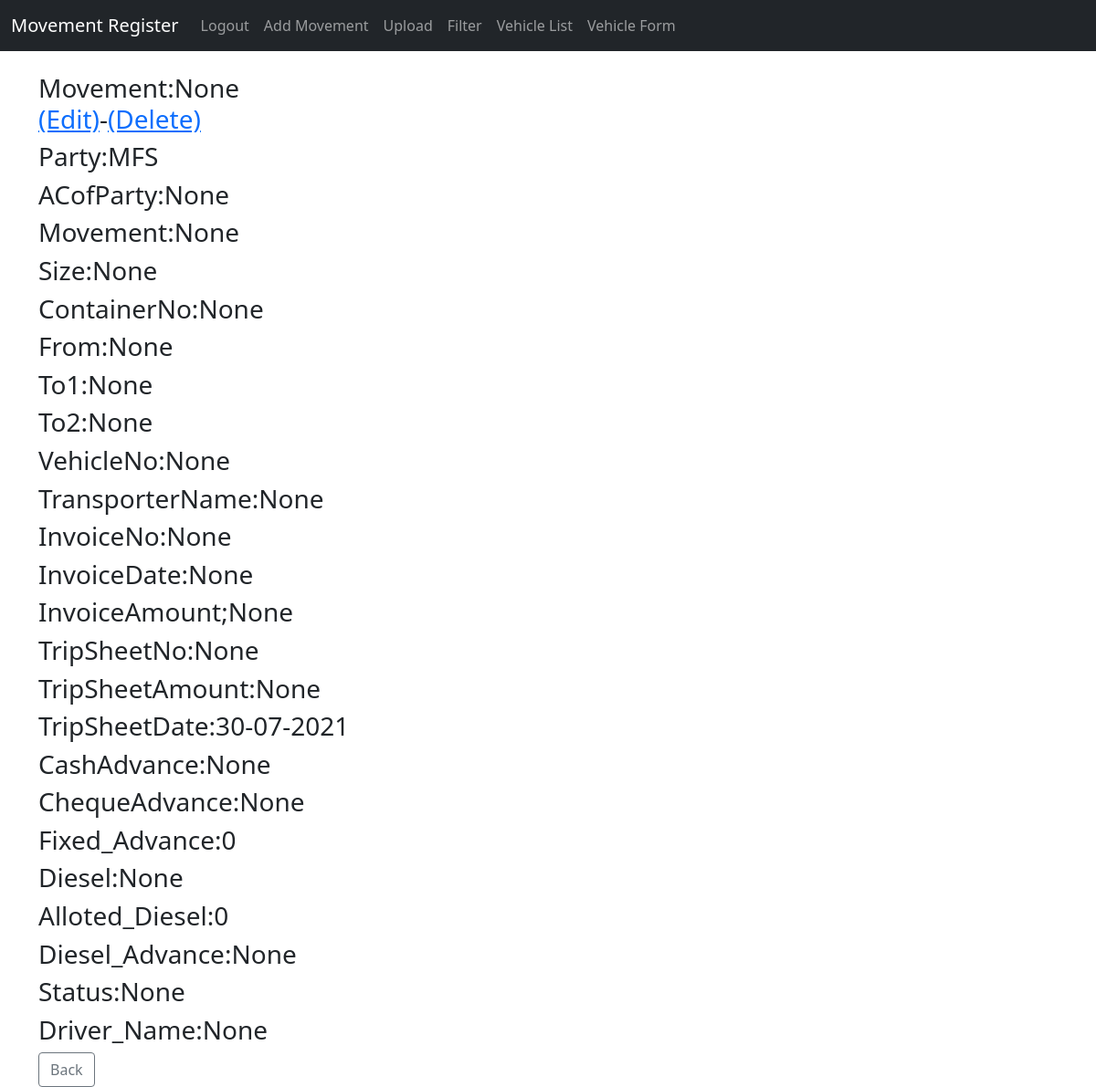
The page /movement/1 (signed in) on the database its author committed.
### mov_reg/models.py (models this page shows, shortened)
class Movement(models.Model):
    Party =	models.CharField(max_length=50,null=True,blank=True)
    ACofParty = models.CharField(max_length=50,null=True,blank=True)
    Movement = models.CharField(max_length=10,null=True,blank=True)
    Size = models.IntegerField(null=True,blank=True)
    PartyRef = models.CharField(max_length=50,null=True,blank=True)
    ContainerNo =	models.CharField(max_length=11,null=True,blank=True)
    From =	models.CharField(max_length=30,null=True,blank=True)
    To1 =	models.CharField(max_length=30,null=True,blank=True)
    To2 =	models.CharField(max_length=30,null=True,blank=True)
    VehicleNo = models.CharField(max_length=10,null=True,blank=True)
    TransporterName = models.CharField(max_length=25,null=True,blank=True)
    InvoiceNo	= models.IntegerField(null=True,blank=True)
    InvoiceDate =	models.CharField(max_length=10,null=True,blank=True)
    InvoiceAmount =	models.IntegerField(null=True,blank=True)
    TripSheetNo = models.IntegerField(null=True,blank=True)
    TripSheetAmount =	models.IntegerField(null=True,blank=True)
    TripSheetDate	= models.CharField(max_length=10,null=True,blank=True)
    CashAdvance =	models.IntegerField(null=True,blank=True)
    ChequeAdvance =	models.IntegerField(null=True,blank=True)
    Fixed_Advance =	models.IntegerField(null=True,blank=True)
    Diesel =	models.IntegerField(null=True,blank=True)
    Alloted_Diesel =	models.IntegerField(null=True,blank=True)
    Diesel_Advance	= models.IntegerField(null=True,blank=True)
    Status	= models.CharField(max_length=10,null=True,blank=True)
    Driver_Name = models.CharField(max_length=10,null=True,blank=True)

### mov_reg/views.py (the view)
# urls.py: path('movement/<int:pk>',MovDetailView.as_view(),name="mov_details"),
class MovDetailView(DetailView):
    model=Movement
    template_name='mov_details.html'

### mov_reg/templatetags/group_find.py (called while the page is built)
@register.filter(name='is_group')
def is_group(user, group_name):
    group =  Group.objects.get(name=group_name)
    return group in user.groups.all()

### mov_reg/templates/mov_details.html (shortened to what this page needs)
{% extends 'base.html' %}
{% block content %}
{% if user.is_authenticated %}
        <h3>Movement:{{object.PartyRef }}<br/><a href="{% url 'update_mov' object.pk %}">(Edit)</a>-<a href="{% url 'delete_mov' object.pk %}">(Delete)</a></li></h3>
        <h3>Party:{{ object.Party }}</h3>
        <h3>ACofParty:{{ object.ACofParty }}</h3>
		<h3>Movement:{{ object.Movement }}</h3>
		<h3>Size:{{ object.Size }}</h3>
		<h3>ContainerNo:{{ object.ContainerNo }}</h3>
		<h3>From:{{ object.From }}</h3>
		<h3>To1:{{ object.To1 }}</h3>
		<h3>To2:{{ object.To2 }}</h3>
		<h3>VehicleNo:{{ object.VehicleNo }}</h3>
		<h3>TransporterName:{{ object.TransporterName }}</h3>
		<h3>InvoiceNo:{{ object.InvoiceNo }}</h3>
		<h3>InvoiceDate:{{ object.InvoiceDate }}</h3>
		<h3>InvoiceAmount;{{ object.InvoiceAmount }}</h3>
		<h3>TripSheetNo:{{ object.TripSheetNo }}</h3>
		<h3>TripSheetAmount:{{ object.TripSheetAmount }}</h3>
		<h3>TripSheetDate:{{ object.TripSheetDate }}</h3>
		<h3>CashAdvance:{{ object.CashAdvance }}</h3>
		<h3>ChequeAdvance:{{ object.ChequeAdvance }}</h3>
		<h3>Fixed_Advance:{{ object.Fixed_Advance }}</h3>
		<h3>Diesel:{{ object.Diesel }}</h3>
		<h3>Alloted_Diesel:{{ object.Alloted_Diesel }}</h3>
	    <h3>Diesel_Advance:{{ object.Diesel_Advance }}</h3>
	    <h3>Status:{{ object.Status }}</h3>
		<h3>Driver_Name:{{ object.Driver_Name }}</h3>
	    <a href="{%url 'home' %}" class="btn btn-outline-secondary">Back</a>
{% else %}
	Please login and try again.....
{% endif %}
{% endblock %}

### mov_reg/templates/base.html (shortened to what this page needs)
<!doctype html>
<html lang="en">
  <head>
    <link href="https://cdn.jsdelivr.net/npm/bootstrap@5.0.1/dist/css/bootstrap.min.css" rel="stylesheet">
  </head>
  <body>
  <nav class="navbar navbar-expand-lg navbar-dark bg-dark">
  <div class="container-fluid">
	 {% load group_find %}
  	  {% if user.is_authenticated %}
			<a class="navbar-brand" href="{%url 'home' %}">Movement Register</a>
	 {% endif %}
    <div class="collapse navbar-collapse" id="navbarSupportedContent">
      <ul class="navbar-nav me-auto mb-2 mb-lg-0">
	{% if user.is_authenticated %}
			<li class="nav-item">
				<a class="nav-link" href="{% url 'logout' %}">Logout</a>
			</li>
		{% if user|is_group:"Crew" %}
				<li class="nav-item">
				<a class="nav-link" href="{% url 'add_mov_empty' %}" name="Add Movement">Add Movement</a>
				</li>
		{% elif user|is_group:"Officer" %}
				<li class="nav-item">
				<a class="nav-link" href="{% url 'add_mov_empty' %}" name="Add Movement">Add Movement</a>
				</li>
				<li class="nav-item">
				<a class="nav-link" href="{% url 'upload' %}" name="Upload">Upload</a>
				</li>
				<li class="nav-item">
				<a class="nav-link" href="{% url 'filter' %}" name="Filter">Filter</a>
				</li>
				<li class="nav-item">
				<a class="nav-link" href="{% url 'veh_list' %}" name="Veh_List">Vehicle List</a>
				</li>
				<li class="nav-item">
				<a class="nav-link" href="{% url 'vehicle' %}" name="Vehicle">Vehicle Form</a>
				</li>
		{% endif %}
		{% endif %}
      </ul>
    </div>
  </div>
</nav>
  <br/>
  <div class="container">
   {%block content%}
   {% endblock %}
	</div>
  </body>
</html>

### rows shown on the page
Movement: PartyRef "None", Party "MFS", ACofParty "None", Movement "None", Size "None", ContainerNo "None", From "None", To1 "None", To2 "None", VehicleNo "None", TransporterName "None", InvoiceNo "None", InvoiceDate "None", InvoiceAmount "None", TripSheetNo "None", TripSheetAmount "None", TripSheetDate "30-07-2021", CashAdvance "None", ChequeAdvance "None", Fixed_Advance "0", Diesel "None", Alloted_Diesel "0", Diesel_Advance "None", Status "None", Driver_Name "None"
